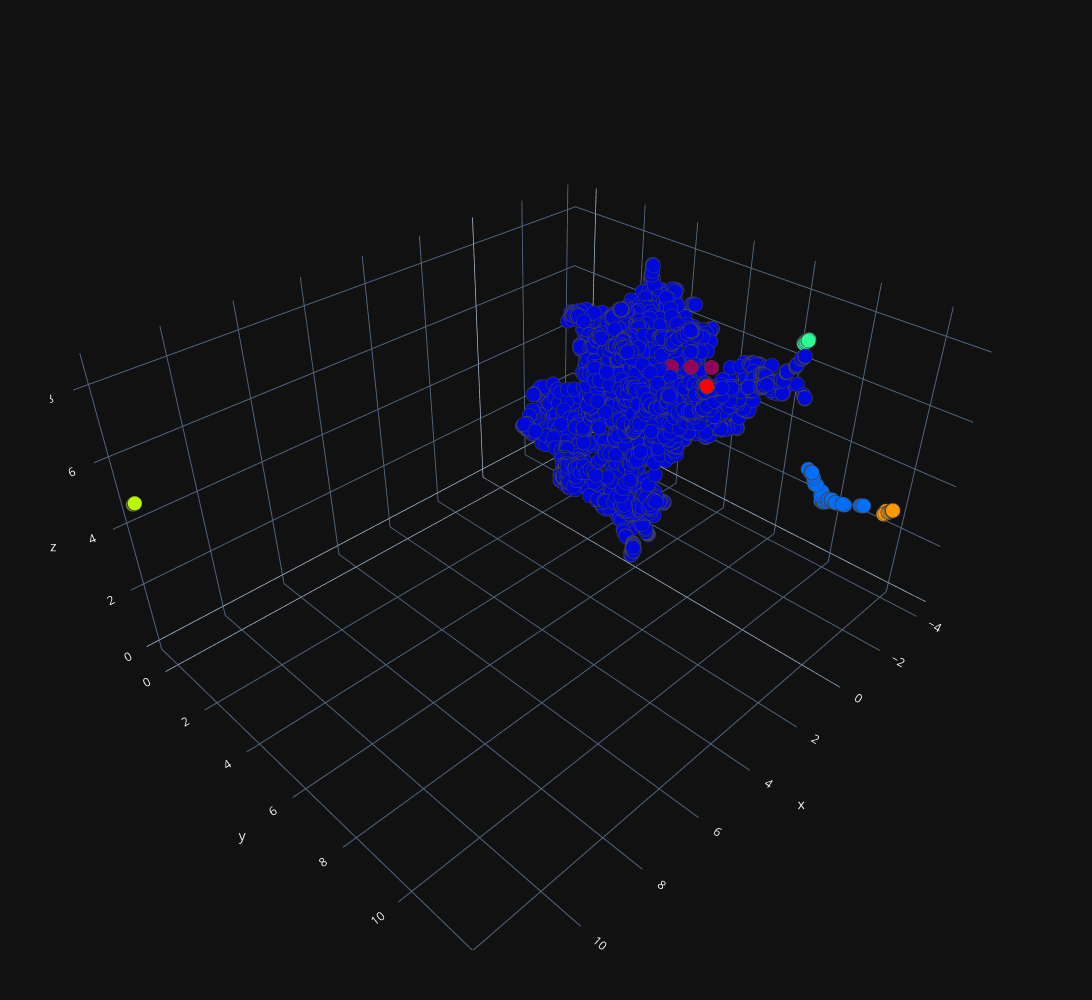

Write notebook code for a chart like this one.
### Markdown cell above
### Not 
Deneyler sonucunda yaptığım kısıtlı gözlem ile DBScan clustering yönteminin problemimize uygun bir yöntem olmadığı sonucuna ulaştım. Hiperparametreleri değiştirsem de aşağıdaki görüntüden kurtulamadım. Sanırım her bir datanın diğerlerine olan mesafesi benzer uzaklıklar olduğu için hepsini tek bir kümeye atıyor.

### Code cell
plot_3d(x_umap,db_umap.labels_)

### Figure 1 — Plotly figure (JSON) as saved in the notebook; plotly's stock layout.template omitted (floating-point values rounded to 4 significant figures; data arrays with more than 128 entries replaced by an {"elided": "..."} marker saying what was removed)
{"data": [{"marker": {"color": {"elided": "3404 int values"}, "colorscale": [[0, "rgb(150,0,90)"], [0.125, "rgb(0,0,200)"], [0.25, "rgb(0,25,255)"], [0.375, "rgb(0,152,255)"], [0.5, "rgb(44,255,150)"], [0.625, "rgb(151,255,0)"], [0.75, "rgb(255,234,0)"], [0.875, "rgb(255,111,0)"], [1, "rgb(255,0,0)"]], "line": {"width": 1}, "opacity": 1, "size": 5}, "mode": "markers", "type": "scatter3d", "x": {"elided": "3404 float values"}, "y": {"elided": "3404 float values"}, "z": {"elided": "3404 float values"}}], "layout": {"height": 1000, "margin": {"b": 50, "l": 50, "r": 50, "t": 50}, "width": 1800}}
